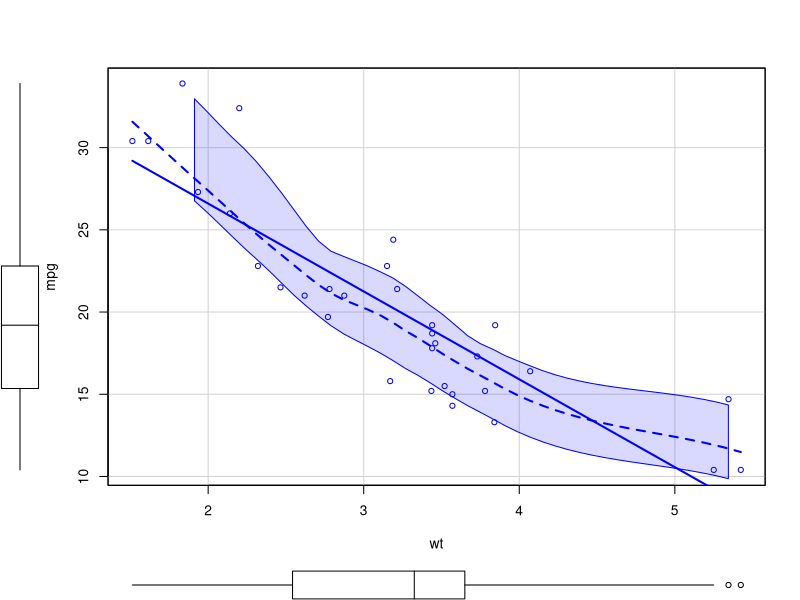
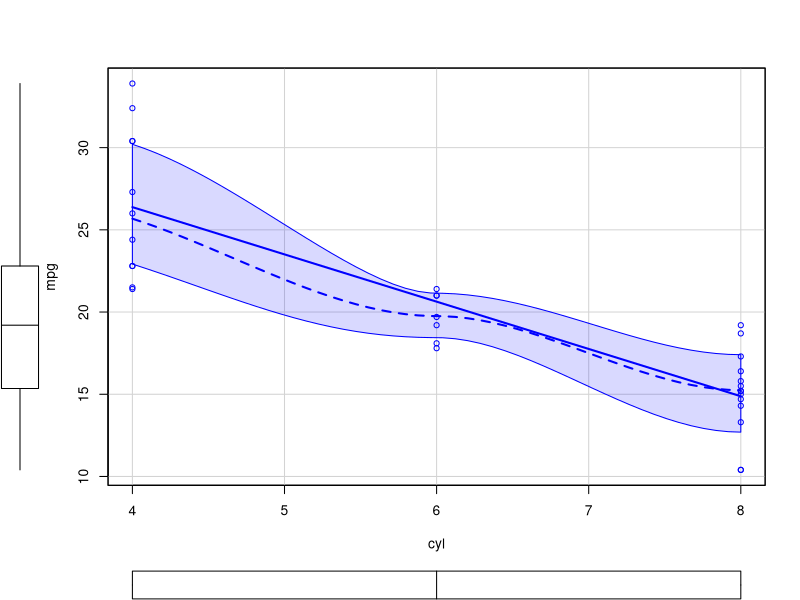
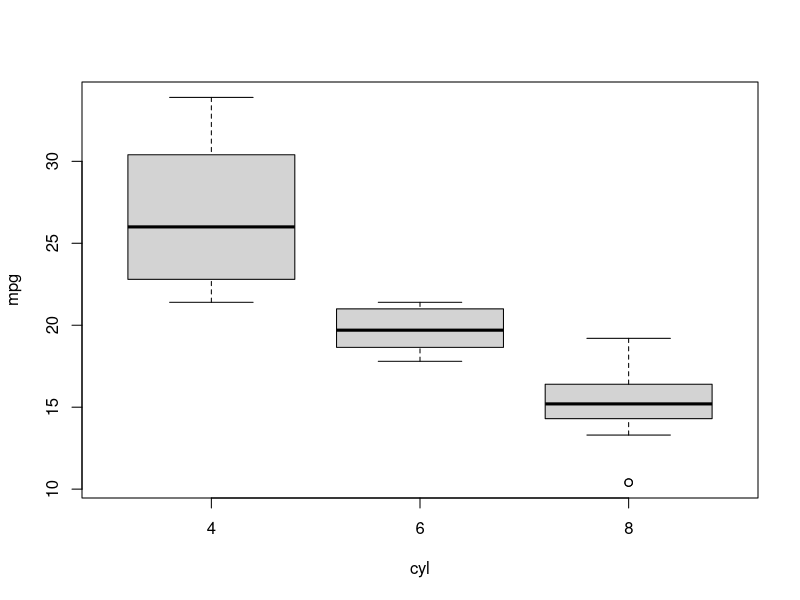
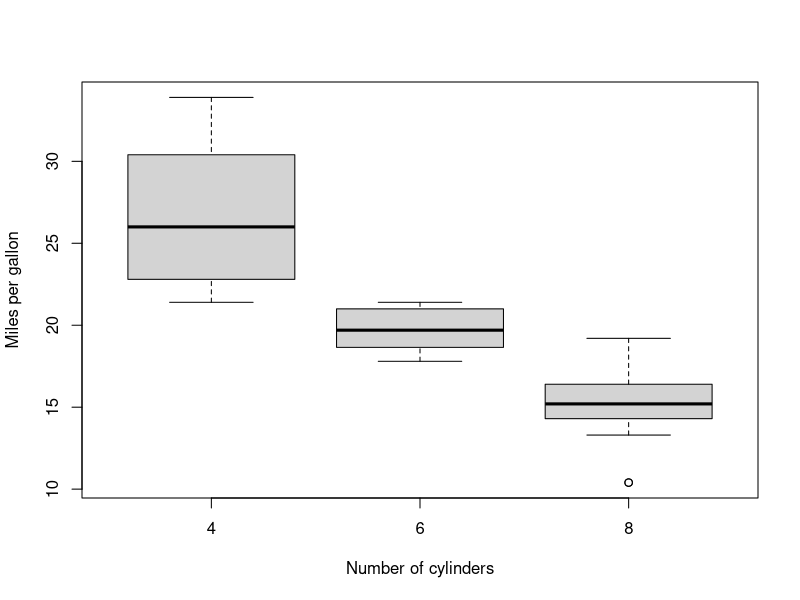
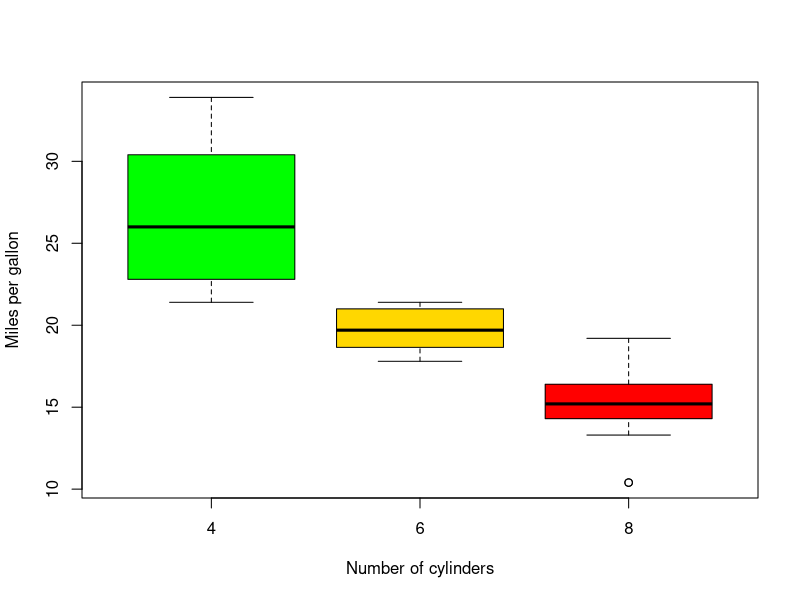
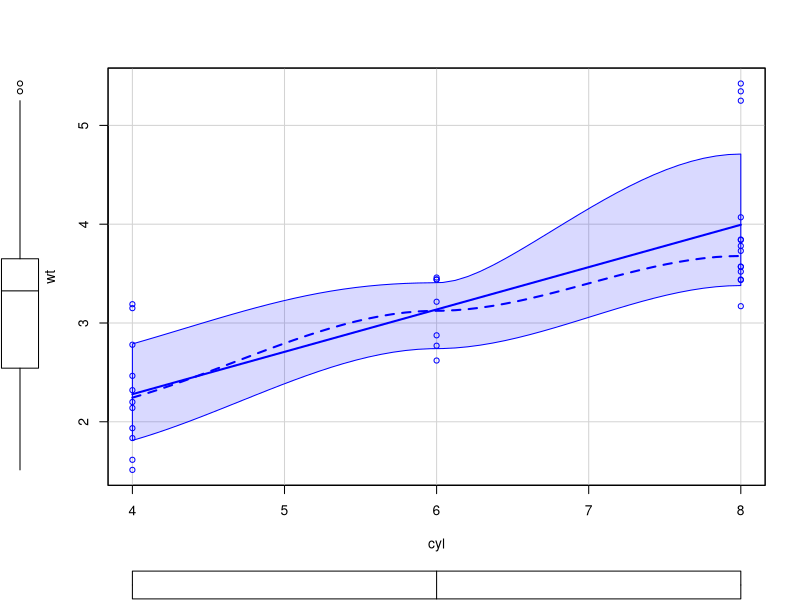
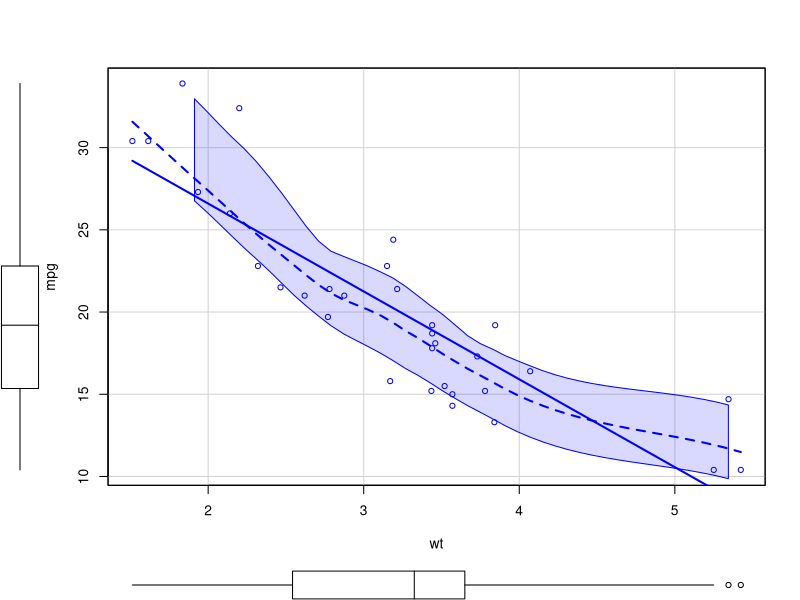

Generate these figures, in order, with R:
####BIOL550
####Spring 2019
####Intro to R, day 1

#Let's install a package
#install.packages("car", dependencies = TRUE)

#Now we load the package
library(car)

#R has a large number of built in data sets
#Let's call upon one called "mtcars"
names(mtcars) #get the names of the variables in the data set--useful for when you're making models and ensuring spelling is correct
head(mtcars) #see the top few rows of data--useful when you want to see if the data are integers, categories, etc.
dim(mtcars) #get the dimension in rows x cols--useful for when you're subsetting a data frame

#If you want to see a larger portion or all of the data, an alternative is to call for the data structure
structure(mtcars)

#With 'car' loaded and the data from 'mtcars' we can make a simple linear model
#Start with a regression of 'mpg' to 'wt'
lm(mpg~wt, data = mtcars)

#We need more information from our model
#If we make the model an R object we can get a lot more info by using 'summary()'
lmfit.1 <- lm(mpg~wt, data = mtcars)
summary(lmfit.1)

#A simple scatterplot would be helpful since this a linear regression
scatterplot(mpg ~ wt, data=mtcars)

#'mpg' is strongly related to 'wt', but what about other variables?
#Let's try the number of cylinders in the motor or 'cyl'
lmfit.2 <- lm(mpg ~ cyl, data = mtcars)
summary(lmfit.2)
scatterplot(mpg ~ cyl, data = mtcars) #now we have 3 categories of engine types, is a scatterplot the best?

#Let's make a box and whisker plot instead to show the categories of engines
boxplot(mpg~cyl, data = mtcars) #works but could use some labels

#Add axis labels
boxplot(mpg~cyl, data = mtcars, xlab = "Number of cylinders", ylab = "Miles per gallon")

#Add colors for the boxes to show categories
boxplot(mpg~cyl, data=mtcars, col = (c("green", "gold", "red")), xlab = "Number of cylinders", ylab = "Miles per gallon")

#It looks like 'cyl' and 'wt' are similarly good predictors of 'mpg'
#Are these 2 varibles correlated?
lmfit.3 <- lm(wt ~ cyl, data = mtcars)
summary(lmfit.3)
scatterplot(wt ~ cyl, data = mtcars)

#What if you don't want to type "data = mtcars" every time you do something?
#You can attach the data temporarily
#Caution: if you don't detach the data you can accidentally call on it when you mean something else
#When you're done use "dettach(mtcars)"
attach(mtcars)
lmfit.4 <- lm(mpg ~ wt)
summary(lmfit.4)
scatterplot(mpg ~ wt)
detach(mtcars)

#####Try these activities############################
#Find and fix the mistakes in the next 2 lines of code
lmfit.4 <- lm(mpg ~ disp, data = mtcars)
summary(lmfit.4)

#Once you've fixed the above code, make a scatterplot and add axis labels

#Finish this code to make a linear model that combines 2 or more predictors of mpg and get a summary
lmfit.5 <- lm(mpg ~ disp+wt, data = mtcars)
summary(lmfit.5)


